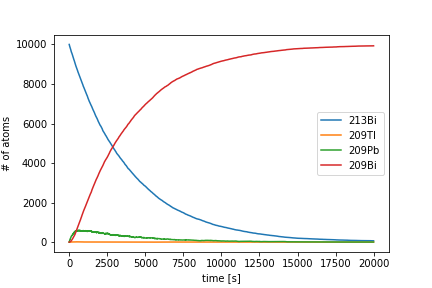

The Python source for this figure:
#!/usr/bin/env python3
# -*- coding: utf-8 -*-
"""
Decay Chain
P(t) from 10.3

"""

import numpy as np
import matplotlib.pyplot as plt

dt = 1
#initial atoms
N213Bi = 10000
N209Tl = 0
N209Pb = 0
N209Bi = 0
#half-lifes
h213Bi = 46*60
h209Tl = 2.2*60
h209Pb = 3.3*60
#probabilities to decay
p213Bi = 1-2**(-dt/h213Bi)
p209Tl = 1-2**(-dt/h209Tl)
p209Pb = 1-2**(-dt/h209Pb)


N213Bi_list = []
N209Tl_list = []
N209Pb_list = []
N209Bi_list = []

t = np.arange(0,2e4,dt)
for ti in t:
    N213Bi_list.append(N213Bi)
    N209Tl_list.append(N209Tl)
    N209Pb_list.append(N209Pb)
    N209Bi_list.append(N209Bi)
    for i in range(N209Pb):
        if np.random.random()<p209Pb:
            N209Pb-=1
            N209Bi+=1
    for i in range(N209Tl):
        if np.random.random()<p209Tl:
            N209Tl-=1
            N209Pb+=1
    for i in range(N213Bi):
        if np.random.random()<p213Bi:
            N213Bi-=1
            if np.random.random()<0.9791:
                N209Pb+=1
            else:
                N209Tl+=1
            
    
    

plt.plot(t,N213Bi_list,label='213Bi')
plt.plot(t,N209Tl_list,label='209Tl')
plt.plot(t,N209Pb_list,label='209Pb')
plt.plot(t,N209Bi_list,label='209Bi')
plt.legend()
plt.xlabel('time [s]')
plt.ylabel('# of atoms')
plt.savefig('p3.png')
plt.show()















